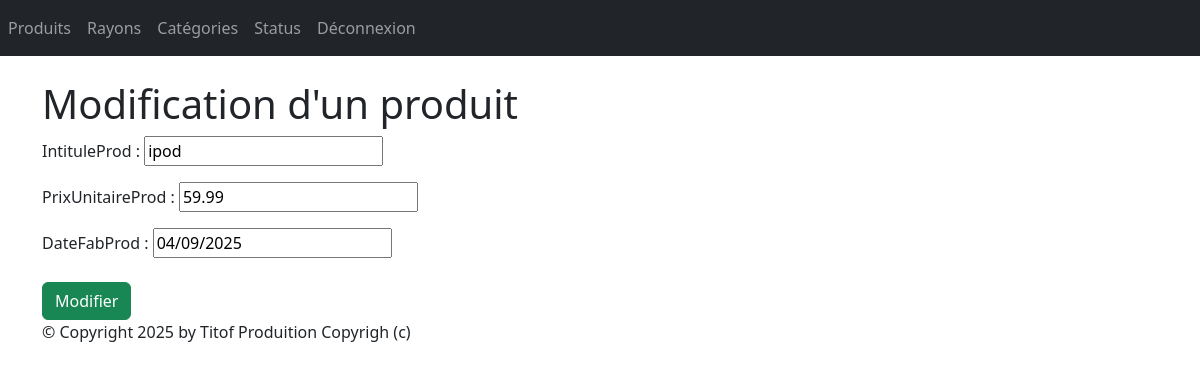
Page /monApp/produit/1/update/ (signed in) on the committed database.
### monApp/models.py (models this page shows, shortened)
class Produit(models.Model):
    refProd = models.AutoField(primary_key=True)
    intituleProd = models.CharField(max_length=200)
    prixUnitaireProd = models.DecimalField(max_digits=10, decimal_places=2)
    dateFabProd =models.DateField(default=date.today)
    categorie = models.ForeignKey(Categorie, on_delete=models.CASCADE, related_name="produits",null=True, blank=True)
    status = models.ForeignKey(Statut, on_delete=models.CASCADE, related_name="Statut",null=True, blank=True)

### monApp/views.py (the view, shortened to what this page needs)
# urls.py: path("produit/<pk>/update/",views.ProduitUpdateView.as_view(), name="prdt-chng"),
@method_decorator(login_required, name='dispatch')
class ProduitUpdateView(UpdateView):
    model = Produit
    form_class=ProduitForm
    template_name = "monApp/update_produit.html"

### monApp/forms.py
class ProduitForm(forms.ModelForm):
    class Meta:
        model = Produit
        exclude = ('categorie', 'status')

### monApp/templates/monApp/update_produit.html (shortened to what this page needs)
{% extends 'monApp/base.html' %}
{% block contenu %}
<h1> Modification d'un produit </h1>
<form action="" method="post">
    {{ form.as_p }}
    <button type="submit" class="btn btn-success mt-2">Modifier</button>
</form>
{% endblock %}

### static/styles.css (style rules this page uses)
h1 { color: red }

### rows in the picture
Produit: intituleProd "ipod", prixUnitaireProd "59.99", dateFabProd "04/09/2025"
